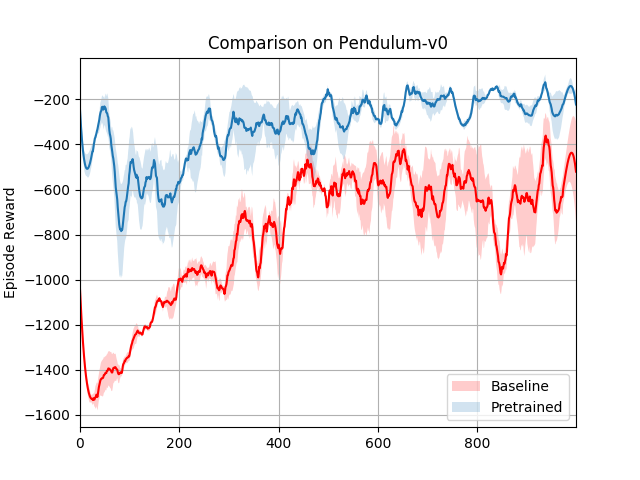

Write the Python code that produced this figure.
import seaborn as sns
import pandas as pd
import numpy as np
import matplotlib.pyplot as plt
from scipy.signal import savgol_filter

num_iterations = 3
raws_reward = np.zeros((1000, num_iterations))
pretrained_rewards = np.zeros_like(raws_reward)

for array_index, array in enumerate([raws_reward, pretrained_rewards]):
    for i in range(num_iterations):
        if array_index == 0:
            file_name = f"run-raw_{i+1}.csv"
        else:
            file_name = f"run-pretrained_{i + 1}.csv"
        csv = pd.read_csv(file_name)
        values = csv["Value"]
        values = savgol_filter(values, 51, 3)
        array[:, i] = values


sns.tsplot(raws_reward.transpose(), color="red")
sns.tsplot(pretrained_rewards.transpose())
plt.legend(["Baseline", "Pretrained"])
plt.ylabel("Episode Reward")
plt.title("Comparison on Pendulum-v0")
plt.grid()
plt.show()
